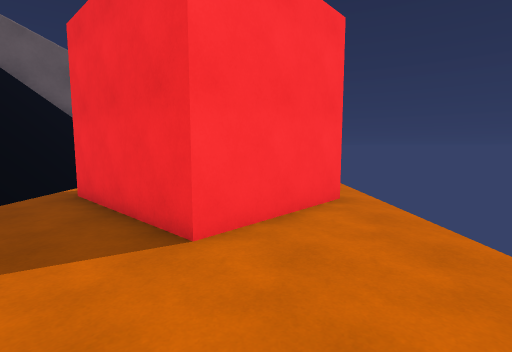
view 1 (above)

17 first-person views from a walk through a 3-D level made in the Unity game engine. The camera is 1.5 m above the floor, tilts 6° down and sees 85° across. The floor is counted in squares, 1 m on a side. Each view is taken from the middle of a square. On the plan, view 1 faces up. The plan holds only what a view shows up to about 14 squares ahead; the rest is blank. The place goes on beyond the plan.

view 2
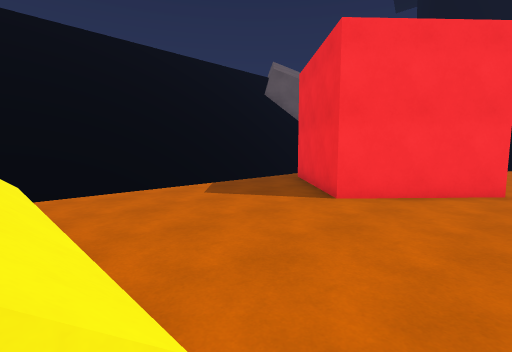

view 3
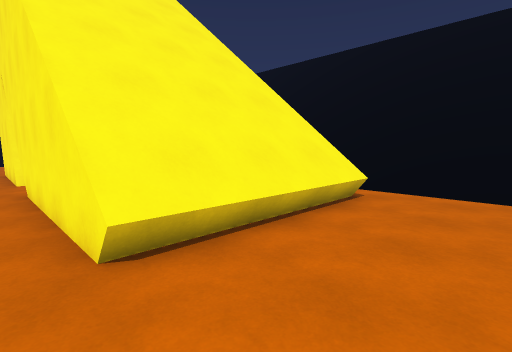

view 4
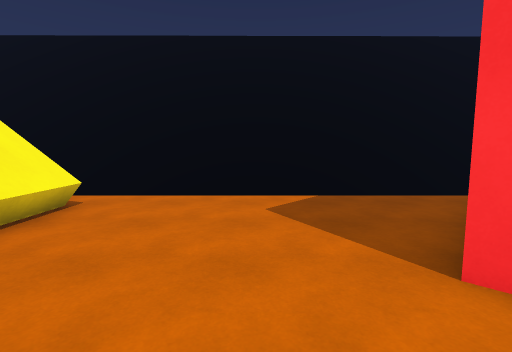

view 5
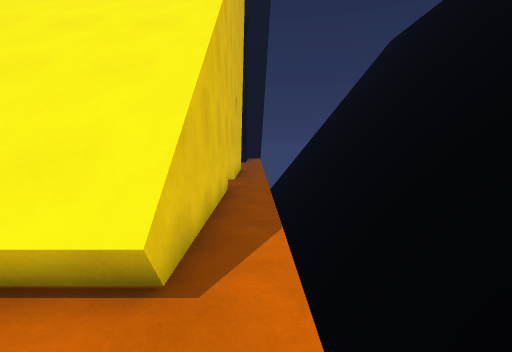

view 6
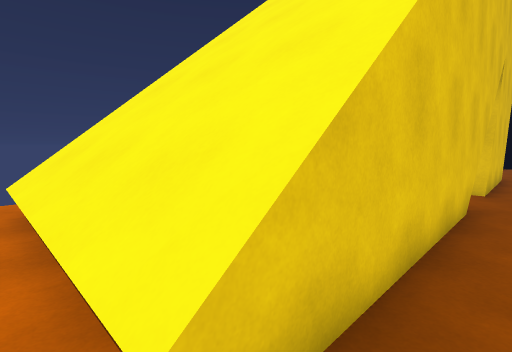

view 7
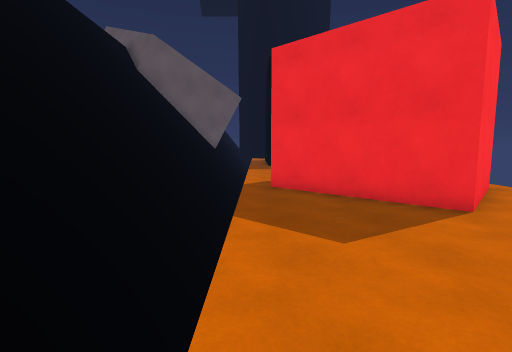

view 8
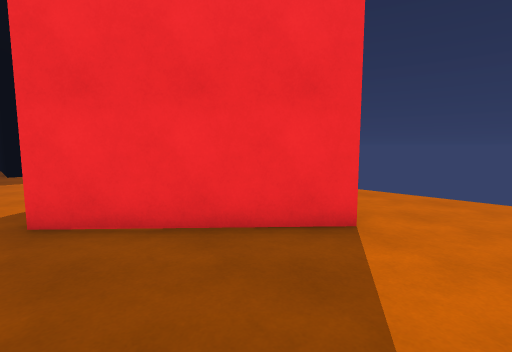

view 9
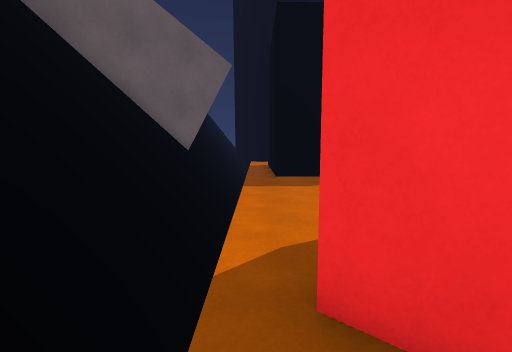

view 10
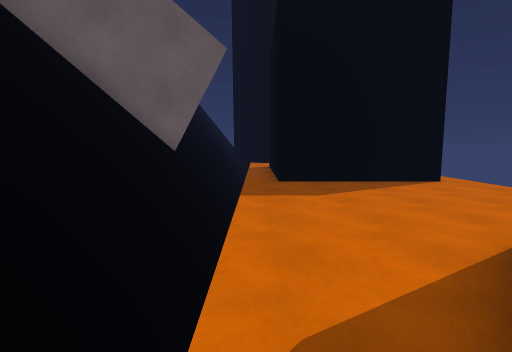

view 11
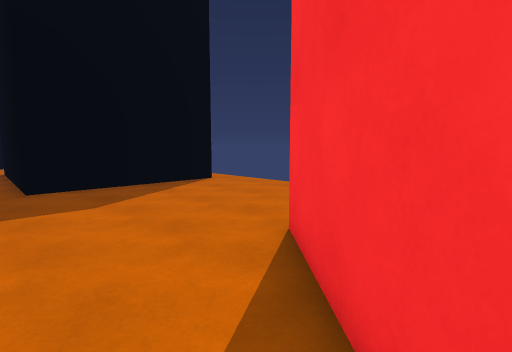

view 12
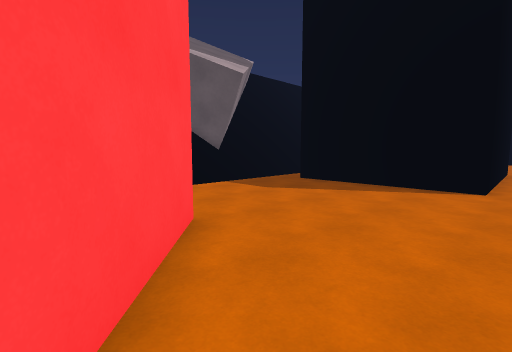

view 13
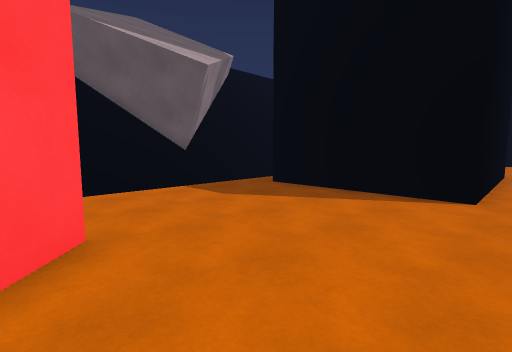

view 14
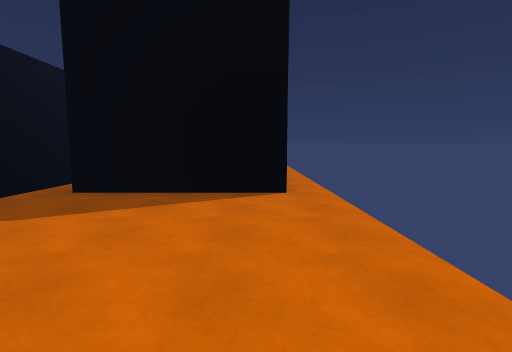

view 15
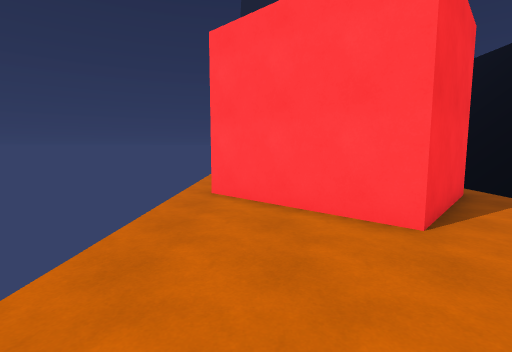

view 16
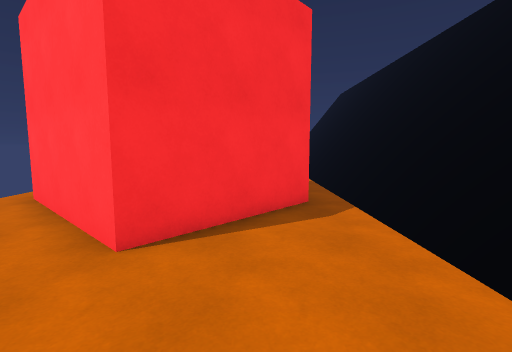

view 17
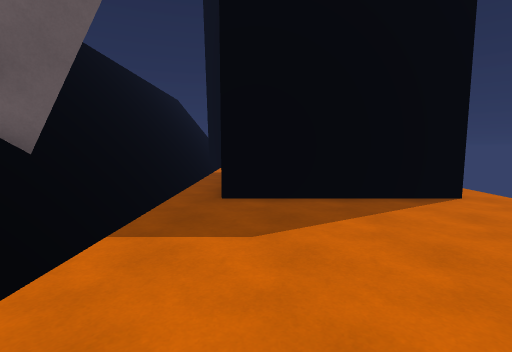

### Floor plan
Key: @ floor where view 1 was taken; # wall or solid block; . floor; = window, fence, low wall or low ledge; ^ raised ledge; v drop or lower ground.
Columns run from 9 left of view 1 to 3 right of it. Each row starts with its distance up from view 1.
 27     #      #
 26 #= .#      #
 25 #=v.#      #.
 24 #= .#      #.
 23 #= .#      #.
 22 #=v.#      #.
 21 #=v.#      #.
 20 #=v.########.
 19 #=v..........
 18 #=v..........
 17 #=v..........
 16 #=v..........
 15 #  ..........
 14 # v..........
 13 #=v..........
 12 #=v....#.....
 11 #=v...###....
 10 #=v..## ##...
  9 #= .##   ##..
  8    .##    ##.
  7 #= ..##  ##..
  6 #= ...####...
  5 #= ....##....
  4 #=v..........
  3 #=v..........
  2 #=v..........
  1    ..........
  0    ......@...
 -1    ..........
 -2    ..........
 -3    .^^^^^^^^.
 -4 #  .^^^^^^^^.
 -5 #  .#      #.
 -6 #  .#      #.
 -7 #  .#      #.
 -8    .#      #.
 -9    .#      #.
-10    .#      #.
-11    .#      #
-12 #= ..      .
-13 #=v.#      #

Where each view was taken, in squares from view 1:
view 1: 0 up, 0 right, facing up
view 2: 3 down, 3 right, facing up-left
view 3: 1 up, 3 right, facing down-left
view 4: 2 up, 2 right, facing left
view 5: 0 up, 6 left, facing down
view 6: 2 down, 6 left, facing down-right
view 7: 2 down, 6 left, facing up
view 8: 2 up, 6 left, facing up-right
view 9: 6 up, 6 left, facing up
view 10: 8 up, 6 left, facing up
view 11: 9 up, 6 left, facing up-right
view 12: 9 up, 3 right, facing up-left
view 13: 11 up, 3 right, facing up-left
view 14: 11 up, 1 right, facing up
view 15: 17 up, 1 right, facing down
view 16: 16 up, 4 left, facing down
view 17: 12 up, 4 left, facing up
